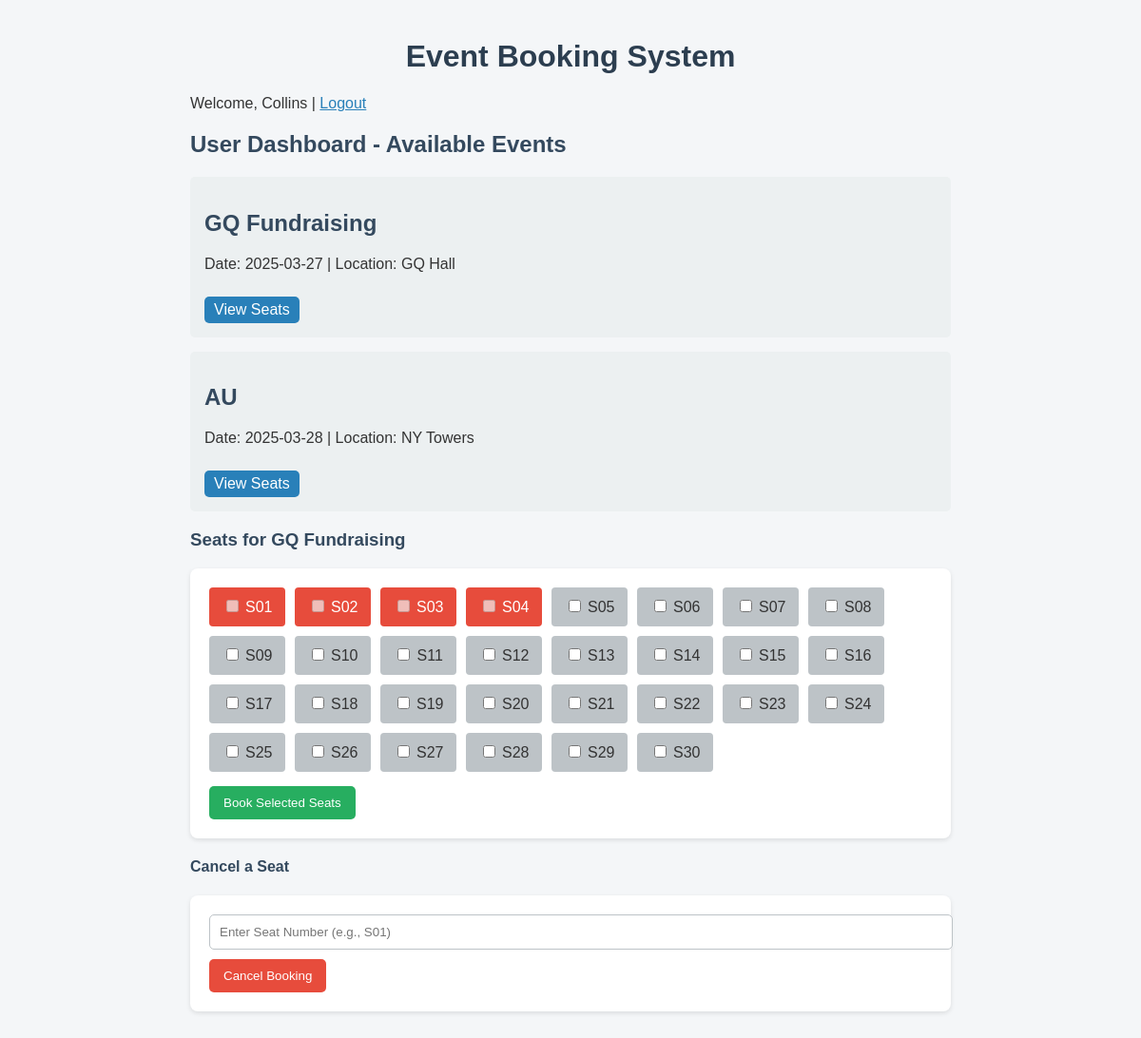
/index.php?event_id=3 (signed in), run on the app's committed database.
### tables this page shows
CREATE TABLE `events` (
  `id` int(11) NOT NULL,
  `name` varchar(255) DEFAULT NULL,
  `date` date DEFAULT NULL,
  `location` varchar(255) DEFAULT NULL
);

CREATE TABLE `seats` (
  `id` int(11) NOT NULL,
  `event_id` int(11) DEFAULT NULL,
  `seat_number` varchar(10) DEFAULT NULL,
  `is_booked` tinyint(1) DEFAULT 0,
  `booked_by` int(11) DEFAULT NULL
);

### index.php (the view, shortened to what this page needs)
<?php
$conn = new mysqli("localhost", "root", "", "event_booking");
?>
<!DOCTYPE html>
<html lang="en">
<head>
</head>
<body>
    <h1>Event Booking System</h1>
    <?php if (!isset($_SESSION['user'])) : ?>
        <h2>Register</h2>
        <?php if (isset($message)) echo "<p style='color:red;'>$message</p>"; ?>
        <form method="post">
            <input type="hidden" name="action" value="register">
            <input type="text" name="username" placeholder="Username" required><br>
            <input type="text" name="email" placeholder="Email" required><br>
            <input type="password" name="password" placeholder="Password" required><br>
            <select name="role" required>
                <option value="user">User</option>
            </select><br>
            <button type="submit">Register</button>
        </form>
        <h2>Login</h2>
        <form method="post">
            <input type="hidden" name="action" value="login">
            <input type="text" name="username" placeholder="Username" required><br>
            <input type="password" name="password" placeholder="Password" required><br>
            <button type="submit">Login</button>
        </form>
    <?php else : ?>
        <p>Welcome, <?php echo $_SESSION['user']['username']; ?> | <a href="?logout=1">Logout</a></p>
        <?php if ($_SESSION['user']['role'] == 'admin') : ?>
            <h2>Admin Panel - Add Event</h2>
            <form method="post">
                <input type="hidden" name="action" value="add_event">
                <input type="text" name="name" placeholder="Event Name" required><br>
                <input type="date" name="date" required><br>
                <input type="text" name="location" placeholder="Location" required><br>
                <input type="number" name="seats" placeholder="Number of Seats" required><br>
                <button type="submit">Create Event</button>
            </form>
            <h3>Current Events</h3>
            <?php
            $events = $conn->query("SELECT * FROM events");
            while ($ev = $events->fetch_assoc()) {
                $event_id = $ev['id'];
                $seat_count = $conn->query("SELECT COUNT(*) as available FROM seats WHERE event_id=$event_id AND is_booked=0")->fetch_assoc();
                echo "<p>{$ev['name']} - {$ev['date']} at {$ev['location']} | Available Seats: {$seat_count['available']}</p>";
            }
            ?>
            <h2>User Management</h2>
<?php
if (isset($_POST['delete_user'])) {
    $user_id = (int) $_POST['user_id'];
    $conn->query("DELETE FROM users WHERE id=$user_id");
    echo "<p>User ID {$user_id} deleted.</p>";
}
?>
<table class="user-table">
    <thead>
        <tr>
            <th>ID</th>
            <th>Username</th>
            <th>Email</th>
            <th>Role</th>
            <th>Actions</th>
        </tr>
    </thead>
    <tbody>
        <?php
        $users = $conn->query("SELECT id, username, email, role FROM users");
        while ($user = $users->fetch_assoc()) {
            echo "<tr>";
            echo "<td>{$user['id']}</td>";
            echo "<td>{$user['username']}</td>";
            echo "<td>{$user['email']}</td>";
            echo "<td>{$user['role']}</td>";
            echo "<td>
                    <form method='post' style='display:inline;'>
                        <input type='hidden' name='user_id' value='{$user['id']}'>
                        <button type='submit' name='delete_user' class='cancel' onclick=\"return confirm('Are you sure you want to delete this user?')\">Delete</button>
                    </form>
                  </td>";
            echo "</tr>";
        }
        ?>
    </tbody>
</table>
        <?php else : ?>
            <h2>User Dashboard - Available Events</h2>
            <?php
            $events = $conn->query("SELECT * FROM events");
            while ($event = $events->fetch_assoc()) :
            ?>
                <div class="event">
                    <h2><?php echo $event['name']; ?></h2>
                    <p>Date: <?php echo $event['date']; ?> | Location: <?php echo $event['location']; ?></p>
                    <a href="index.php?event_id=<?php echo $event['id']; ?>">View Seats</a>
                </div>
            <?php endwhile; ?>
            <?php if (isset($_GET['event_id'])) :
                $event_id = intval($_GET['event_id']);
                $event = $conn->query("SELECT * FROM events WHERE id=$event_id")->fetch_assoc();
                $seats = $conn->query("SELECT * FROM seats WHERE event_id=$event_id");
            ?>
                <h3>Seats for <?php echo $event['name']; ?></h3>
                <form action="book.php" method="post" target="_blank">
                    <div class="seats">
                        <?php while ($seat = $seats->fetch_assoc()) : ?>
                            <div class="seat <?php echo $seat['is_booked'] ? 'booked' : ''; ?>">
                                <input type="checkbox" name="seats[]" value="<?php echo $seat['id']; ?>" <?php echo $seat['is_booked'] ? 'disabled' : ''; ?>>
                                <?php echo $seat['seat_number']; ?>
                            </div>
                        <?php endwhile; ?>
                    </div>
                    <button type="submit">Book Selected Seats</button>
                </form>
                <h4>Cancel a Seat</h4>
                <form action="cancel.php" method="post">
                    <input type="text" name="seat_number" placeholder="Enter Seat Number (e.g., S01)" required>
                    <button type="submit" class="cancel">Cancel Booking</button>
                </form>
            <?php endif; ?>
        <?php endif; ?>
    <?php endif; ?>
</body>
</html>

### index.php (style rules this page uses)
body { font-family: Arial, sans-serif; background: #f4f6f8; color: #333; padding: 20px; max-width: 800px; margin: 0 auto; }
h1 { text-align: center; color: #2c3e50; }
h2, h3, h4 { color: #34495e; }
form { background: #ffffff; padding: 20px; margin-bottom: 20px; border-radius: 8px; box-shadow: 0 2px 5px rgba(0,0,0,0.1); }
input[type="text"], input[type="password"], input[type="date"], input[type="number"], select { width: 100%; padding: 10px; margin-bottom: 10px; border: 1px solid #bdc3c7; border-radius: 5px; }
button { background: #27ae60; color: #fff; padding: 10px 15px; border: none; border-radius: 5px; cursor: pointer; }
button.cancel { background: #e74c3c; }
.event { background: #ecf0f1; padding: 15px; border-radius: 5px; margin-bottom: 15px; }
.event a { display: inline-block; margin-top: 10px; background: #2980b9; color: #fff; padding: 5px 10px; border-radius: 5px; text-decoration: none; }
.seats { display: flex; flex-wrap: wrap; gap: 10px; margin-bottom: 15px; }
.seat { background: #bdc3c7; padding: 10px; border-radius: 4px; width: 60px; text-align: center; position: relative; }
.seat input[type="checkbox"] { margin-bottom: 5px; }
.seat.booked { background: #e74c3c; color: #fff; }
p { margin-bottom: 15px; }
a { color: #2980b9; }

### data on the page
events: name "GQ Fundraising", date "2025-03-27", location "GQ Hall"
events: name "AU", date "2025-03-28", location "NY Towers"
seats: seat_number "S01"
seats: seat_number "S02"
seats: seat_number "S03"
seats: seat_number "S04"
seats: seat_number "S05"
seats: seat_number "S06"
seats: seat_number "S07"
seats: seat_number "S08"
seats: seat_number "S09"
seats: seat_number "S10"
seats: seat_number "S11"
seats: seat_number "S12"
seats: seat_number "S13"
seats: seat_number "S14"
seats: seat_number "S15"
seats: seat_number "S16"
seats: seat_number "S17"
seats: seat_number "S18"
seats: seat_number "S19"
seats: seat_number "S20"
seats: seat_number "S21"
seats: seat_number "S22"
seats: seat_number "S23"
seats: seat_number "S24"
seats: seat_number "S25"
seats: seat_number "S26"
seats: seat_number "S27"
seats: seat_number "S28"
seats: seat_number "S29"
seats: seat_number "S30"

### other printed values
$_SESSION['user']['username'] "Collins"
